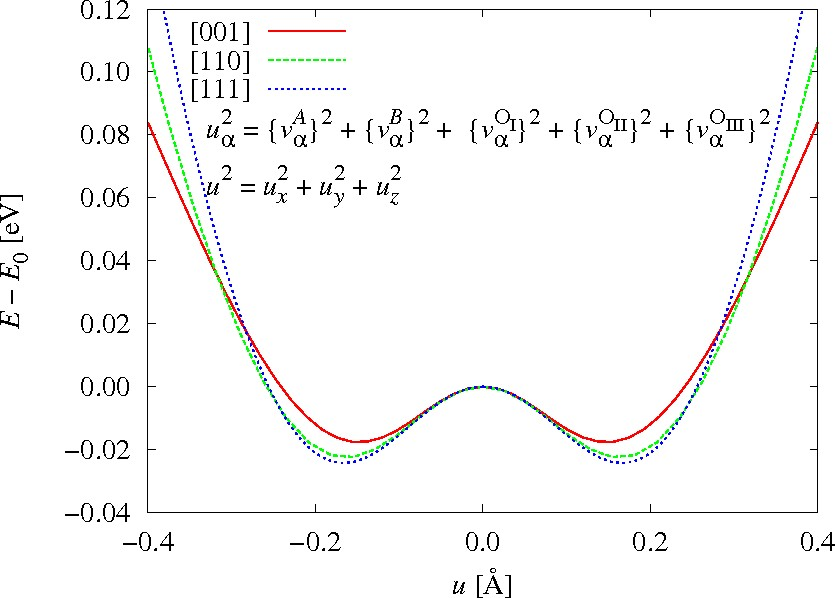

Here is the gnuplot script that generated this plot:
#!/usr/bin/env gnuplot
##
BOHR=0.52917720859
HARTREE=27.21138386

E0_WuC=  -1.3136340444E+02

set terminal postscript landscape enhanced color 'Times-Roman,23'
set output 'BaTiO3WuCohenGGA.eps'
set encoding iso_8859_1
set format y '%.2f'
set format x '%.1f'
set xtics 0.2
set xrange [-0.4:0.4]
set ytics    0.02
set yrange [-0.04:0.12]
set key left
set xlabel '{/Times-Italic u} [\305]'
set ylabel '{/Times-Italic E} - {/Times-Italic E}^0 [eV]'

set label 1 at -0.33,0.082 '{/Times-Italic u}^@2_{/Symbol a} = \{{/Times-Italic v^@A}_{/Symbol a}\}^2 + \{{/Times-Italic v^@B}_{/Symbol a}\}^2 +  \{{/Times-Italic v}^@{O_I}_{/Symbol a} \}^2 + \{{/Times-Italic v}^@{O_{II}}_{/Symbol a}  \}^2 + \{{/Times-Italic v}^@{O_{III}}_{/Symbol a}   \}^2'
set label 2 at -0.33,0.064 '{/Times-Italic u}^2 = {/Times-Italic u_@x}^2 + {/Times-Italic u_@y}^2 + {/Times-Italic u_@z}^2'
plot 'perovskite-optcell2-001.dat' using ( $2*BOHR):(($4-E0_WuC)*HARTREE) title '[001]' with l lt 1 lw 3,\
     'perovskite-optcell2-110.dat' using ( $2*BOHR):(($4-E0_WuC)*HARTREE) title '[110]' with l lt 2 lw 3,\
     'perovskite-optcell2-111.dat' using ( $2*BOHR):(($4-E0_WuC)*HARTREE) title '[111]' with l lt 3 lw 3,\
     'perovskite-optcell2-001.dat' using (-$2*BOHR):(($4-E0_WuC)*HARTREE) notitle       with l lt 1 lw 3,\
     'perovskite-optcell2-110.dat' using (-$2*BOHR):(($4-E0_WuC)*HARTREE) notitle       with l lt 2 lw 3,\
     'perovskite-optcell2-111.dat' using (-$2*BOHR):(($4-E0_WuC)*HARTREE) notitle       with l lt 3 lw 3

     
set output
!gs -q -sDEVICE=ppm -sPAPERSIZE=a4 -r90x90 -dSAFER -dNOPAUSE -dBATCH -sOutputFile=- -q BaTiO3WuCohenGGA.eps | pnmcrop -white | pnmflip -r270 | cjpeg -quality 90 > BaTiO3WuCohenGGA.jpg

#Local variables:
#  compile-command: "gnuplot BaTiO3WuCohenGGA.gp"
#End:
